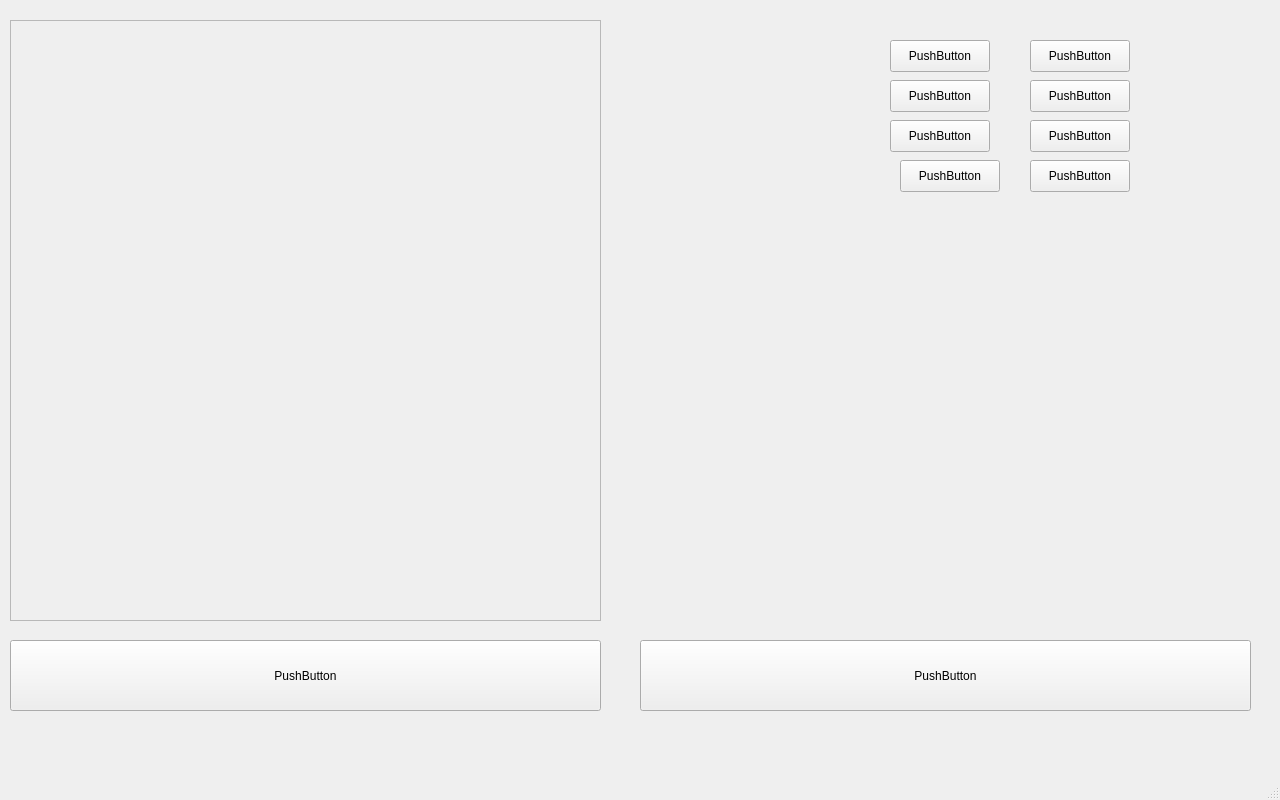
<?xml version="1.0" encoding="UTF-8"?>
<ui version="4.0">
 <class>C_ProManaWindow_newPro</class>
 <widget class="QMainWindow" name="C_ProManaWindow_newPro">
  <property name="geometry">
   <rect>
    <x>0</x>
    <y>0</y>
    <width>1280</width>
    <height>800</height>
   </rect>
  </property>
  <property name="windowTitle">
   <string>MainWindow</string>
  </property>
  <widget class="QWidget" name="centralwidget">
   <widget class="QPushButton" name="drag_pushButton">
    <property name="geometry">
     <rect>
      <x>10</x>
      <y>640</y>
      <width>591</width>
      <height>71</height>
     </rect>
    </property>
    <property name="text">
     <string>PushButton</string>
    </property>
   </widget>
   <widget class="QPushButton" name="pushButton">
    <property name="geometry">
     <rect>
      <x>890</x>
      <y>40</y>
      <width>100</width>
      <height>32</height>
     </rect>
    </property>
    <property name="text">
     <string>PushButton</string>
    </property>
   </widget>
   <widget class="QPushButton" name="pushButton_2">
    <property name="geometry">
     <rect>
      <x>1030</x>
      <y>40</y>
      <width>100</width>
      <height>32</height>
     </rect>
    </property>
    <property name="text">
     <string>PushButton</string>
    </property>
   </widget>
   <widget class="QPushButton" name="pushButton_3">
    <property name="geometry">
     <rect>
      <x>890</x>
      <y>80</y>
      <width>100</width>
      <height>32</height>
     </rect>
    </property>
    <property name="text">
     <string>PushButton</string>
    </property>
   </widget>
   <widget class="QPushButton" name="pushButton_4">
    <property name="geometry">
     <rect>
      <x>1030</x>
      <y>80</y>
      <width>100</width>
      <height>32</height>
     </rect>
    </property>
    <property name="text">
     <string>PushButton</string>
    </property>
   </widget>
   <widget class="QPushButton" name="pushButton_5">
    <property name="geometry">
     <rect>
      <x>890</x>
      <y>120</y>
      <width>100</width>
      <height>32</height>
     </rect>
    </property>
    <property name="text">
     <string>PushButton</string>
    </property>
   </widget>
   <widget class="QPushButton" name="pushButton_6">
    <property name="geometry">
     <rect>
      <x>1030</x>
      <y>120</y>
      <width>100</width>
      <height>32</height>
     </rect>
    </property>
    <property name="text">
     <string>PushButton</string>
    </property>
   </widget>
   <widget class="QPushButton" name="pushButton_7">
    <property name="geometry">
     <rect>
      <x>900</x>
      <y>160</y>
      <width>100</width>
      <height>32</height>
     </rect>
    </property>
    <property name="text">
     <string>PushButton</string>
    </property>
   </widget>
   <widget class="QPushButton" name="pushButton_8">
    <property name="geometry">
     <rect>
      <x>1030</x>
      <y>160</y>
      <width>100</width>
      <height>32</height>
     </rect>
    </property>
    <property name="text">
     <string>PushButton</string>
    </property>
   </widget>
   <widget class="QPushButton" name="drag_pushButton_2">
    <property name="geometry">
     <rect>
      <x>640</x>
      <y>640</y>
      <width>611</width>
      <height>71</height>
     </rect>
    </property>
    <property name="text">
     <string>PushButton</string>
    </property>
   </widget>
   <widget class="QScrollArea" name="scrollArea">
    <property name="geometry">
     <rect>
      <x>10</x>
      <y>20</y>
      <width>591</width>
      <height>601</height>
     </rect>
    </property>
    <property name="widgetResizable">
     <bool>true</bool>
    </property>
    <widget class="QWidget" name="scrollAreaWidgetContents">
     <property name="geometry">
      <rect>
       <x>0</x>
       <y>0</y>
       <width>589</width>
       <height>599</height>
      </rect>
     </property>
    </widget>
   </widget>
  </widget>
  <widget class="QMenuBar" name="menubar">
   <property name="geometry">
    <rect>
     <x>0</x>
     <y>0</y>
     <width>1280</width>
     <height>24</height>
    </rect>
   </property>
  </widget>
  <widget class="QStatusBar" name="statusbar"/>
 </widget>
 <resources/>
 <connections/>
</ui>
